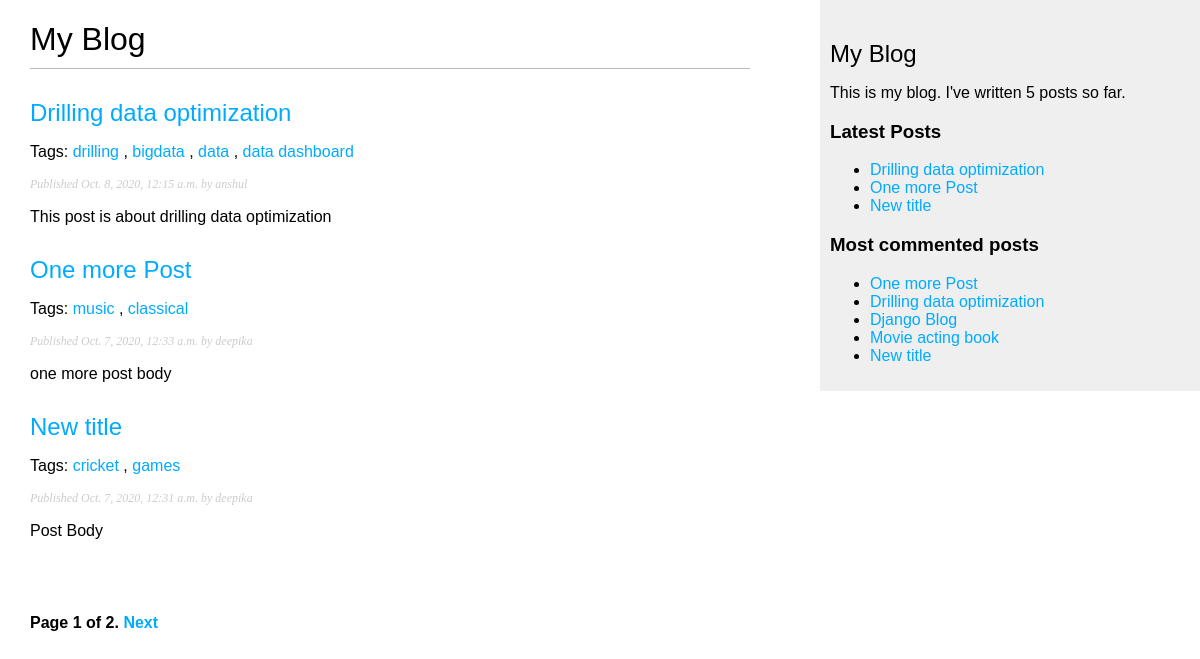
Screenshot of /blog/ with the database file from the repository.
### blog/models.py (models this page shows, shortened)
class Post(models.Model):
    STATUS_CHOICES = (
        ('draft', 'Draft'),
        ('published', 'Published'),
        )
    title = models.CharField(max_length = 200)
    slug = models.SlugField(max_length = 200, unique_for_date='publish')
    author = models.ForeignKey(User, on_delete=models.CASCADE, related_name='blog_posts')
    body = models.TextField()
    publish =  models.DateTimeField(default=timezone.now)
    created = models.DateTimeField(auto_now_add=True)
    updated = models.DateTimeField(auto_now=True)
    status = models.CharField(max_length=10, choices = STATUS_CHOICES, default='draft')
    objects =models.Manager()
    published = PublishedManager()
    tags = TaggableManager()
    class Meta:
        ordering = ('-publish',)
    def get_absolute_url(self):
        return reverse('blog:post_detail', args=[self.publish.year, self.publish.month, self.publish.day, self.slug])

### blog/views.py (the view)
# urls.py: path('', views.post_list, name='post_list'),
def post_list(request, tag_slug=None):
    object_list = Post.published.all()
    tag = None
    if tag_slug:
        tag = get_object_or_404(Tag, slug=tag_slug)
        object_list = object_list.filter(tags__in=[tag])
    paginator = Paginator(object_list, 3)
    page = request.GET.get('page')
    try:
        posts = paginator.page(page)
    except PageNotAnInteger:
        posts = paginator.page(1)
    except EmptyPage:
        posts = paginator.page(paginator.num_pages)
    context = {'page': page, 'posts': posts, 'tag': tag}
    return render(request, 'blog/post/list.html', context)

### blog/models.py (called while the page is built)
    def get_queryset(self):
        return super(PublishedManager, self).get_queryset().filter(status='published')

### blog/templatetags/blog_tags.py (called while the page is built)
@register.simple_tag
def total_posts():
    return Post.published.count()

@register.inclusion_tag('blog/post/latest_posts.html')
def show_latest_posts(count=5):
    latest_posts = Post.published.order_by('-publish')[:count]
    return {'latest_posts': latest_posts}

@register.simple_tag
def get_most_commented_post(count=5):
    return Post.published.annotate(total_comments=Count('comments')).order_by('-total_comments')[:count]

### blog/templates/blog/post/list.html (shortened to what this page needs)
{% extends "blog/base.html" %}{% include "pagination.html" with page=posts %}
{% block content %}
<h1>My Blog</h1>
 {% for post in posts %}
<h2>
  <a href="{{ post.get_absolute_url }}">{{ post.title }}</a>
</h2>
<p class="tags">
  Tags: {% for tag in post.tags.all %}
  <a href="{% url 'blog:post_list_by_tag' tag.slug %}">{{ tag.name }} </a>
  {% if not forloop.last %}, {% endif %} {% endfor %}
</p>
<p class="date">Published {{ post.publish }} by {{ post.author }}</p>
{{ post.body|truncatewords:30|linebreaks }} {% endfor %}
<br />
{% include "pagination.html" with page=posts %} {% endblock %}

### blog/templates/blog/base.html (shortened to what this page needs)
{% load static %} {% load blog_tags %}
<!DOCTYPE html>
<html lang="en">
  <head>
    <link rel="stylesheet" href="{% static 'css/blog.css' %}" />
  </head>
  <body>
    <div id="content">{% block content %}{% endblock %}</div>
    <div id="sidebar">
      <h2>My Blog</h2>
      <p>This is my blog. I've written {% total_posts %} posts so far.</p>
      <h3>Latest Posts</h3>
      {% show_latest_posts 3%}
      <h3>Most commented posts</h3>
      {% get_most_commented_post as most_commented_post %}
      <ul>
        {% for post in most_commented_post %}
        <li>
          <a href="{{ post.get_absolute_url }}">{{ post.title }}</a>
        </li>
        {% endfor %}
      </ul>
    </div>
  </body>
</html>

### blog/templates/pagination.html (shortened to what this page needs)
<div class="pagination">
  <span class="current">
    Page {{ page.number }} of {{ page.paginator.num_pages }}.
  </span>
  <span>
    {% if page.has_next %}
    <a href="?page={{ page.next_page_number }}">Next</a>
    {% endif %}
  </span>
</div>

### blog/templates/blog/post/latest_posts.html
<ul>
  {% for post in latest_posts %}
  <li>
    <a href="{{ post.get_absolute_url }}">{{ post.title }}</a>
  </li>
  {% endfor %}
</ul>

### blog/static/css/blog.css (style rules this page uses)
body { margin: 0; padding: 0; font-family: helvetica, sans-serif; }
a { color: #00abff; text-decoration: none; }
h1 { font-weight: normal; border-bottom: 1px solid #bbb; padding: 0 0 10px 0; }
h2 { font-weight: normal; margin: 30px 0 0; }
#content { float: left; width: 60%; padding: 0 0 0 30px; }
#sidebar { float: right; width: 30%; padding: 10px; background: #efefef; height: 100%; }
p.date { color: #ccc; font-family: georgia, serif; font-size: 12px; font-style: italic; }
.pagination { margin: 40px 0; font-weight: bold; }

### rows the page displays
Post: title "Drilling data optimization", publish "Oct. 8, 2020, 12:15 a.m.", author "anshul", body "This post is about drilling data optimization"
Tag: name "drilling"
Tag: name "bigdata"
Tag: name "data"
Tag: name "data dashboard"
Post: title "One more Post", publish "Oct. 7, 2020, 12:33 a.m.", author "deepika", body "one more post body"
Tag: name "music"
Tag: name "classical"
Post: title "New title", publish "Oct. 7, 2020, 12:31 a.m.", author "deepika", body "Post Body"
Tag: name "cricket"
Tag: name "games"
Post: title "Django Blog"
Post: title "Movie acting book"

### other values shown
{{ page.number }} "1"
{{ page.paginator.num_pages }} "2"
